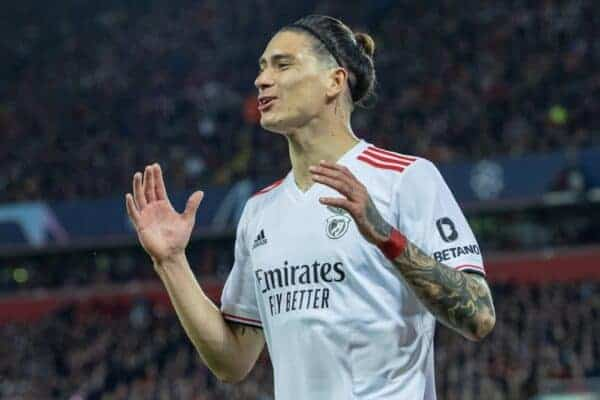
#> input picture Resources/nunez.jpg, 600 x 400 px
$ python chapter9.1_FaceDetect.py
#> lines starting #> are read from the running program, lines starting #| are printed output that depends on the picture; after the words box and inside, x2 and y2 are one past the last pixel; in counts of white or black regions, pixels touching at a corner belong together
import cv2
import numpy as np

faceCascade = cv2.CascadeClassifier("Resources/cascades/data/haarcascade_frontalface_default.xml")
img = cv2.imread('Resources/nunez.jpg')
#> img is the input picture: shape (400, 600, 3); mean B, G, R 82, 76.2, 72.6
imgGray = cv2.cvtColor(img, cv2.COLOR_BGR2GRAY)
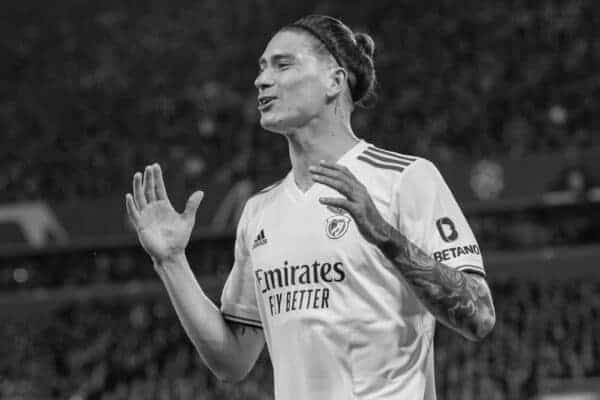
#> imgGray: shape (400, 600); min 0, max 252, mean 75.8

faces = faceCascade.detectMultiScale(imgGray,1.1,4)
#> faces = [[234, 23, 102, 102]]

for (x,y,w,h) in faces:
    cv2.rectangle(img,(x,y),(x+w,y+h),(255,0,0),2)
#> this loop made 1 pass
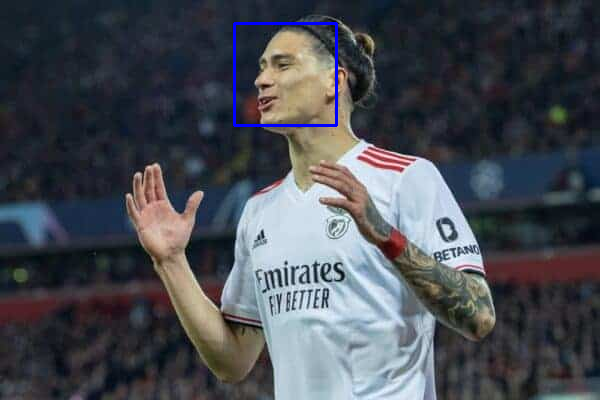
#> img: shape (400, 600, 3); 0.51% of pixels changed, all inside (x1, y1, x2, y2) = (233, 22, 338, 127)

cv2.imshow("Result", img)

while True:
    if cv2.waitKey(1) & 0xFF == ord('q'):
#> (key q is pressed here)
        break

$ run again, with Resources/firmino.jpg copied over Resources/nunez.jpg
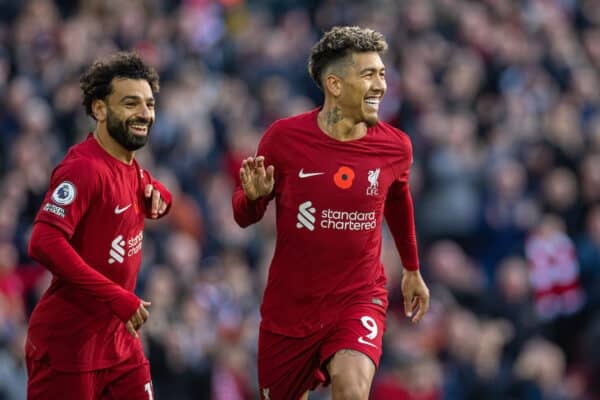
#> input picture Resources/firmino.jpg, 600 x 400 px
#> img is the input picture: shape (400, 600, 3); mean B, G, R 70.1, 61.5, 95.7
#> `imgGray = cv2.cvtColor(img, cv2.COLOR_BGR2GRAY)`:
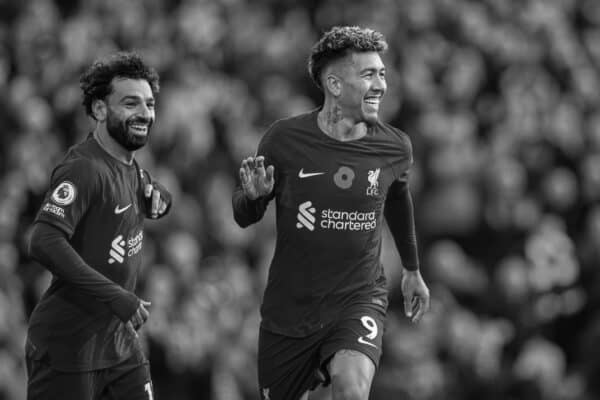
#> imgGray: shape (400, 600); min 0, max 255, mean 72.7
#> faces = [[343, 50, 61, 61], [106, 79, 65, 65], [184, 276, 90, 90]]
#> the loop `for (x,y,w,h) in faces:` made 3 passes
#> after the loop `for (x,y,w,h) in faces:`:
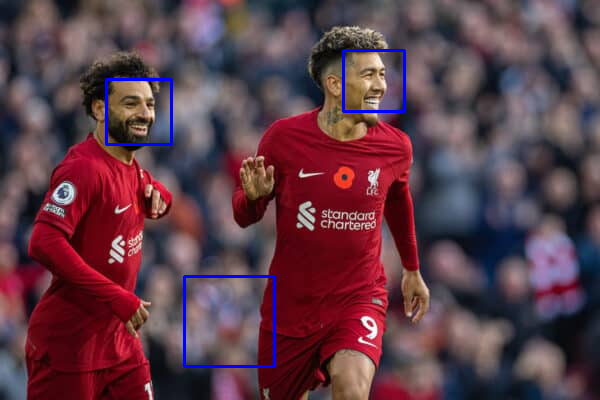
#> img: shape (400, 600, 3); 1.08% of pixels changed, all inside (x1, y1, x2, y2) = (105, 49, 406, 368)
